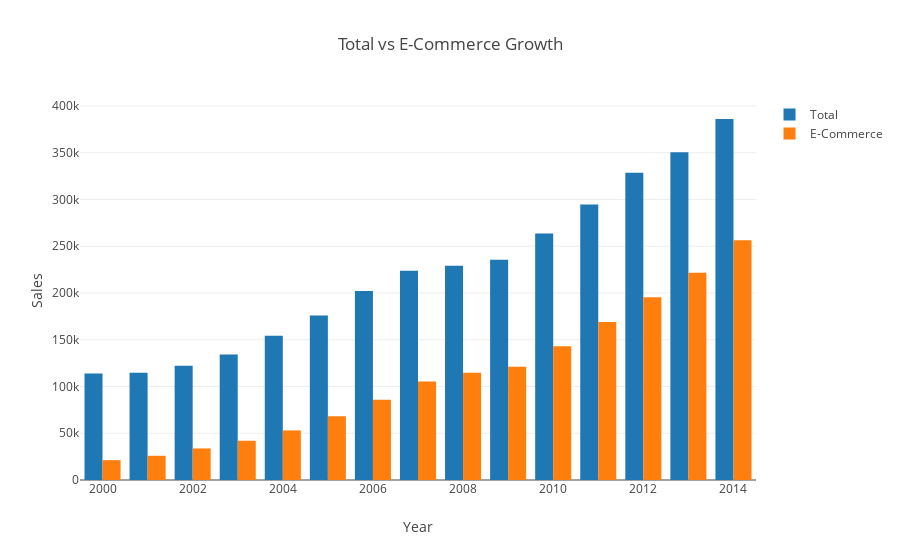

Source (notebook cell):
### Markdown cell above
#### Explore with some visualizations

### Code cell
trace11 = go.Bar(
    x=ecommerce["Year"][ecommerce["Total/E-Commerce"]=='Total'],
    y=ecommerce["Total E-Shopping and Mail-Order Houses"][ecommerce["Total/E-Commerce"]=='Total'],
    name="Total"
)

trace12 = go.Bar(
    x=ecommerce["Year"][ecommerce["Total/E-Commerce"]=='Total'],
    y=ecommerce["Total E-Shopping and Mail-Order Houses"][ecommerce["Total/E-Commerce"]=='E-commerce'],
    name="E-Commerce"
)

data5=[trace11,trace12]
layout5=go.Layout(
    title="Total vs E-Commerce Growth",
    yaxis=dict(
        title="Sales"),
    xaxis=dict(
        title="Year")
    )

fig5=go.Figure(data=data5, layout=layout5)
plotly.offline.iplot(fig5, filename="Total vs E-Commerce Growth")

### Figure 1 — Plotly figure (JSON) as saved in the notebook; plotly's stock layout.template omitted (floating-point values rounded to 4 significant figures)
{"data": [{"name": "Total", "type": "bar", "uid": "df0885ec-7a2f-489a-9838-011262ed49e6", "x": [2014, 2013, 2012, 2011, 2010, 2009, 2008, 2007, 2006, 2005, 2004, 2003, 2002, 2001, 2000], "y": [386065, 350487, 328655, 294697, 263488, 235625, 229242, 223681, 202251, 175900, 154157, 134304, 122214, 114749, 113790]}, {"name": "E-Commerce", "type": "bar", "uid": "0979ef37-172f-4e26-92e6-eb541f2f8b36", "x": [2014, 2013, 2012, 2011, 2010, 2009, 2008, 2007, 2006, 2005, 2004, 2003, 2002, 2001, 2000], "y": [256269, 221587, 195477, 168919, 143000, 121173, 114642, 105467, 85945, 68114, 52996, 41962, 33764, 25892, 21221]}], "layout": {"title": "Total vs E-Commerce Growth", "xaxis": {"title": "Year"}, "yaxis": {"title": "Sales"}}}
